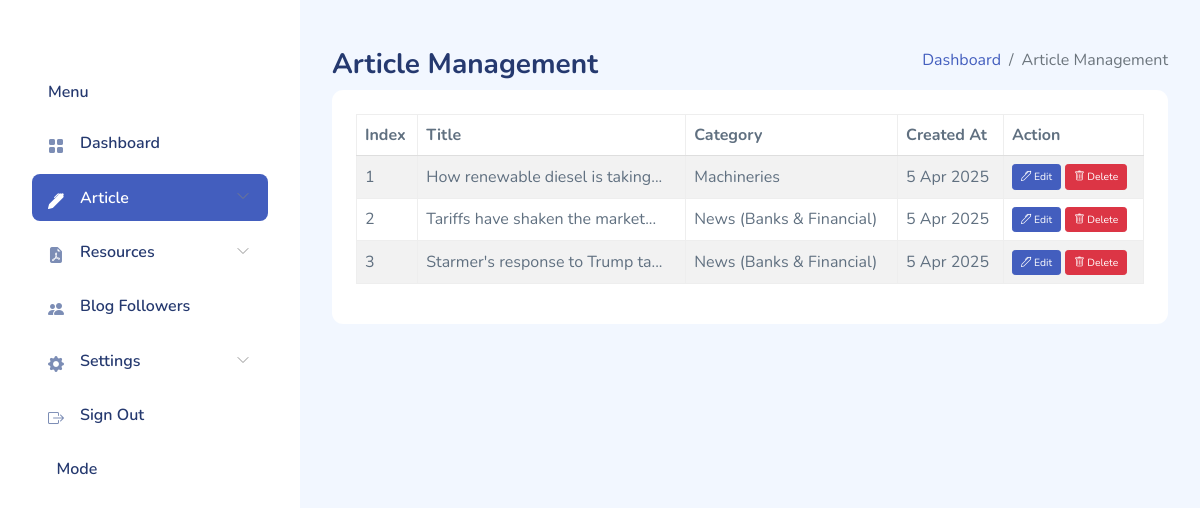
Page /article-management/ (signed in) on the earlier database version.
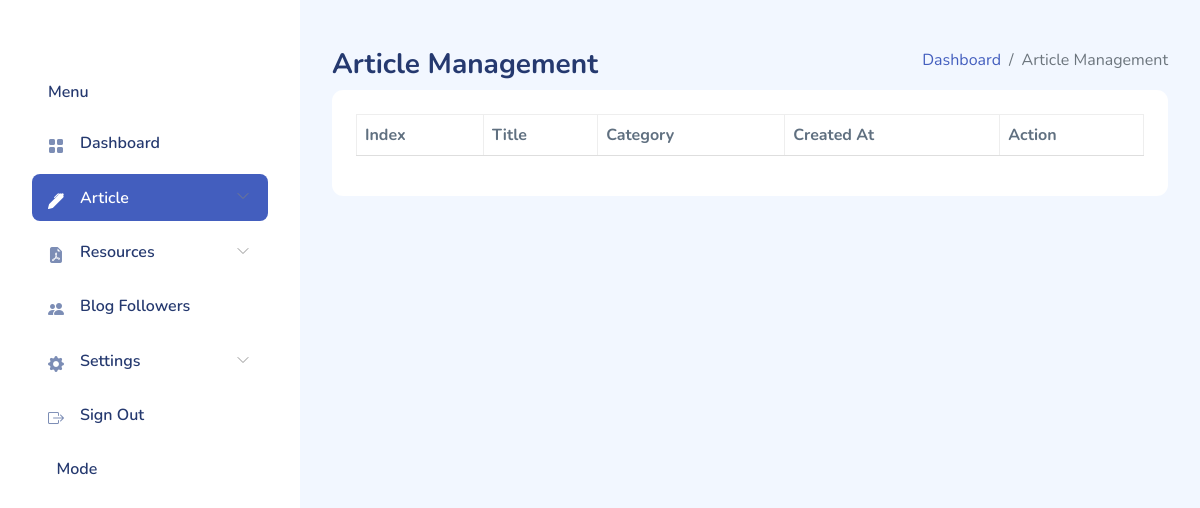
Same page on the later database version.
### admin_app/models.py (models this page shows, shortened)
class Article(models.Model):
    title = models.CharField(max_length=200)
    slug = models.SlugField(unique=True, blank=True)
    content = FroalaField(theme='dark')
    thumbnail = models.ImageField(upload_to=thumbnail_upload_to)
    news_type = models.CharField(
        max_length=50,
        choices=NEWS_TYPE_CHOICES,
        verbose_name="Article Category"
    )
    created_at = models.DateTimeField(default=timezone.now)
    updated_at = models.DateTimeField(auto_now=True)
    class Meta:
        ordering = ['-created_at']

### admin_app/views.py (the view)
# urls.py: path("article-management/", ArticleManagement.as_view(), name="article-management-view"),
class ArticleManagement(AuthRequiredMixin, TemplateView):
    template_name = "admin_templates/article-management.html"
    def get_context_data(self, *args, **kwargs):
        context = super().get_context_data(*args, **kwargs)
        articles = Article.objects.only('id', 'title', 'thumbnail', 'created_at', 'updated_at').all()
        context['articles'] = articles
        return context

### admin_app/views.py (called while the page is built)
    def dispatch(self, request, *args, **kwargs):
        if not request.user.is_authenticated:
            return redirect(self.login_url)
        return super().dispatch(request, *args, **kwargs)

### templates/admin_templates/article-management.html (shortened to what this page needs)
{% extends 'admin_templates/base.html' %}
{% block 'main-page-content' %}
<div class="page-heading">
    <div class="page-title">
        <div class="row">
            <div class="col-12 col-md-6 order-md-1 order-last">
                <h3>Article Management</h3>
            </div>
            <div class="col-12 col-md-6 order-md-2 order-first">
                <nav aria-label="breadcrumb" class="breadcrumb-header float-start float-lg-end">
                    <ol class="breadcrumb">
                        <li class="breadcrumb-item">
                            <a href="{% url 'admin-index-view' %}" hx-get="{% url 'admin-index-view' %}"
                                hx-target="#main-content" hx-swap="innerHTML" hx-push-url="true">Dashboard</a>
                        </li>
                        <li class="breadcrumb-item active" aria-current="page">Article Management</li>
                    </ol>
                </nav>
            </div>
        </div>
    </div>
    <section class="section">
        <div class="card">
            <div class="card-body">
                <div class="row">
                    <div class="col-md-12">
                        <table id="articleDataTable" class="table nowrap table-striped table-bordered dt-responsive"
                            style="width:100%">
                            <thead>
                                <tr>
                                    <th>Index</th>
                                    <th>Title</th>
                                    <th>Category</th>
                                    <th>Created At</th>
                                    <th>Action</th>
                                </tr>
                            </thead>
                            <tbody>
                                {% for article in articles %}
                                <tr data-slug="{{ article.slug }}">
                                    <td>{{ forloop.counter }}</td>
                                    <td>{{ article.title|slice:30 }}...</td>
                                    <td>{{ article.news_type }}</td>
                                    <td>{{ article.created_at|date:"j M Y" }}</td>
                                    <td>
                                        <a href="{% url 'update-article-view' article.slug %}"
                                            class="btn btn-primary btn-sm"><i class="bi bi-pen"></i> Edit</a>
                                            <a href="#" class="btn btn-danger btn-sm delete-btn"
                                                data-slug="{{ article.slug }}">
                                                <i class="bi bi-trash"></i> Delete
                                            </a>
                                    </td>
                                </tr>
                                {% endfor %}
                            </tbody>
                        </table>
                    </div>
                </div>
            </div>
        </div>
    </section>
</div>
{% endblock %}

### templates/admin_templates/base.html (shortened to what this page needs)
{% load static %}
<!DOCTYPE html>
<html lang="en">
<head>
    {% url 'article-management-view' as article_management_url %}
    {% url 'write-article-view' as write_article_url %}
    {% url 'update-article-view' article.pk as update_article_url %}
    {% url 'update-resource-view' resource.pk as update_resource_url %}
    {% url 'blog-followers' as blog_followers %}
    <link href="https://cdn.jsdelivr.net/npm/parsleyjs/dist/parsley.css" rel="stylesheet">
    <link href="/static/froala_editor/css/froala_editor.min.css" type="text/css" media="all" rel="stylesheet">
    <link href="/static/froala_editor/css/froala_style.min.css" type="text/css" media="all" rel="stylesheet">
    <link href="/static/froala_editor/css/froala-django.css" type="text/css" media="all" rel="stylesheet">
    <link href="/static/froala_editor/css/themes/dark.min.css" media="all" rel="stylesheet">
    <link href="/static/froala_editor/css/plugins/char_counter.min.css" type="text/css" media="all" rel="stylesheet">
    <link href="/static/froala_editor/css/plugins/code_view.min.css" type="text/css" media="all" rel="stylesheet">
    <link href="/static/froala_editor/css/plugins/colors.min.css" type="text/css" media="all" rel="stylesheet">
    <link href="/static/froala_editor/css/plugins/draggable.min.css" type="text/css" media="all" rel="stylesheet">
    <link href="/static/froala_editor/css/plugins/emoticons.min.css" type="text/css" media="all" rel="stylesheet">
    <link href="/static/froala_editor/css/plugins/file.min.css" type="text/css" media="all" rel="stylesheet">
    <link href="/static/froala_editor/css/plugins/fullscreen.min.css" type="text/css" media="all" rel="stylesheet">
    <link href="/static/froala_editor/css/plugins/image_manager.min.css" type="text/css" media="all" rel="stylesheet">
    <link href="/static/froala_editor/css/plugins/image.min.css" type="text/css" media="all" rel="stylesheet">
    <link href="/static/froala_editor/css/plugins/line_breaker.min.css" type="text/css" media="all" rel="stylesheet">
    <link href="/static/froala_editor/css/plugins/quick_insert.min.css" type="text/css" media="all" rel="stylesheet">
    <link href="/static/froala_editor/css/plugins/table.min.css" type="text/css" media="all" rel="stylesheet">
    <link href="/static/froala_editor/css/plugins/video.min.css" type="text/css" media="all" rel="stylesheet">
    <link rel="stylesheet" href="{% static 'admin_statics/bootstrap.css' %}">
    <link rel="stylesheet" href="{% static 'admin_statics/iconly/bold.css' %}">
    <link rel="stylesheet"
        href="https://cdnjs.cloudflare.com/ajax/libs/perfect-scrollbar/1.5.6/css/perfect-scrollbar.min.css">
    <link rel="stylesheet" href="https://cdn.jsdelivr.net/npm/bootstrap-icons@1.11.3/font/bootstrap-icons.min.css">
    <link rel="stylesheet" href="{% static 'admin_statics/main.css' %}">
    <link href="https://cdn.datatables.net/1.11.5/css/jquery.dataTables.min.css" rel="stylesheet">
    <link href="https://cdn.datatables.net/responsive/2.2.9/css/responsive.dataTables.min.css" rel="stylesheet">
    <link href="https://cdnjs.cloudflare.com/ajax/libs/select2/4.0.13/css/select2.min.css" rel="stylesheet">
</head>
<body>
    <div id="app">
        <div id="sidebar" class="active">
            <div class="sidebar-wrapper active">
                <div class="sidebar-header">
                </div>
                <div class="sidebar-menu">
                    <ul class="menu">
                        <li class="sidebar-title">Menu</li>
                        <li class="sidebar-item {% if request.resolver_match.url_name == 'admin-index-view' %}active{% endif %}"
                            hx-target="#main-content" hx-swap="innerHTML" hx-on:click="activateMenu(this)">
                            <a href="{% url 'admin-index-view' %}" class='sidebar-link'>
                                <i class="bi bi-grid-fill"></i>
                                <span>Dashboard</span>
                            </a>
                        </li>
                        <li class="sidebar-item {% if request.resolver_match.url_name == 'write-article-view' or request.resolver_match.url_name == 'article-management-view' %}active{% endif %} has-sub">
                            <a href="#" class='sidebar-link'>
                                <i class="bi bi-pen-fill"></i>
                                <span>Article</span>
                            </a>
                        </li>
                        <li class="sidebar-item  has-sub">
                            <a href="#" class='sidebar-link'>
                                <i class="bi bi-file-earmark-pdf-fill"></i>
                                <span>Resources</span>
                            </a>
                        </li>
                        <li class="sidebar-item {% if request.resolver_match.url_name == 'blog-followers' %}active{% endif %}">
                            <a href="{% url 'blog-followers' %}" class='sidebar-link'>
                                <i class="bi bi-people-fill"></i>
                                <span>Blog Followers</span>
                            </a>
                        </li>
                        <li class="sidebar-item {% if request.resolver_match.url_name == 'account-settings-view' or request.resolver_match.url_name == 'password-update-view' %}active{% endif %} has-sub">
                            <a href="#" class='sidebar-link'>
                                <i class="bi bi-gear-fill"></i>
                               <span>Settings</span>
                            </a>
                        </li>
                        <li class="sidebar-item">
                            <a onclick="confirmLogout()" class='sidebar-link'>
                                <i class="bi bi-box-arrow-right"></i>
                                <span>Sign Out</span>
                            </a>
                        </li>
                        <li class="sidebar-item">
                            <a  class='sidebar-link'id='themeToggleLink'>
                                <theme-toggle storable="true" width="20" theme="light"></theme-toggle>&nbsp Mode
                            </a>
                        </li>
                    </ul>
                </div>
            </div>
        </div>
        <div id="main">
            <div id="main-content">
                {% block 'main-page-content' %}{% endblock %}
            </div>
        </div>
    </div>
</body>
</html>

### static/admin_statics/main.css (style rules this page uses)
.card { margin-bottom: 2.2rem; border: none; }
.card .card-body { padding: 1.5rem; }
#sidebar.active .sidebar-wrapper { left: 0; }
.sidebar-wrapper { width: 300px; height: 100vh; position: fixed; top: 0; z-index: 10; overflow-y: auto; background-color: #fff; bottom: 0; transition: left 0.5s ease-out; }
.sidebar-wrapper .sidebar-header { padding: 2rem 2rem 1rem; font-size: 2rem; font-weight: 700; }
.sidebar-wrapper .menu { margin-top: 2rem; padding: 0 2rem; font-weight: 600; }
.sidebar-wrapper .menu .sidebar-title { padding: 0 1rem; margin: 1.5rem 0 1rem; font-size: 1rem; list-style: none; font-weight: 600; color: #25396f; }
.sidebar-wrapper .menu .sidebar-link { display: block; padding: 0.7rem 1rem; font-size: 1rem; display: flex; align-items: center; border-radius: 0.5rem; transition: all 0.5s; text-decoration: none; color: #25396f; }
.sidebar-wrapper .menu .sidebar-link i, .sidebar-wrapper .menu .sidebar-link svg { color: #7c8db5; }
.sidebar-wrapper .menu .sidebar-link span { margin-left: 1rem; }
.sidebar-wrapper .menu .sidebar-item { list-style: none; margin-top: 0.5rem; position: relative; }
.sidebar-wrapper .menu .sidebar-item.has-sub .sidebar-link:after { position: absolute; color: #ccc; right: 15px; top: 12px; display: block; }
.sidebar-wrapper .menu .sidebar-item.active .sidebar-link { background-color: #435ebe; }
.sidebar-wrapper .menu .sidebar-item.active .sidebar-link span { color: #fff; }
.sidebar-wrapper .menu .sidebar-item.active .sidebar-link i, .sidebar-wrapper .menu .sidebar-item.active .sidebar-link svg { fill: #fff; color: #fff; }
.dataTable-table td, .dataTable-table thead th, .table td, .table thead th { vertical-align: middle; }
.dataTable-table:not(.table-borderless) thead th, .table:not(.table-borderless) thead th { border-bottom: 1px solid #dedede !important; }
.bi { width: 1rem; height: 1rem; }
#main { margin-left: 300px; padding: 2rem; }
#main #main-content { padding: 0rem; }
.page-heading { margin: 0 0 2rem; }
.page-heading h3 { font-weight: 700; }
a { text-decoration: none; }

Differences in the rows shown:
removed Article: title "How renewable diesel is taking", news_type "Machineries", created_at "5 Apr 2025"
removed Article: title "Tariffs have shaken the market", news_type "News (Banks & Financial)", created_at "5 Apr 2025"
removed Article: title "Starmer's response to Trump ta", news_type "News (Banks & Financial)", created_at "5 Apr 2025"
